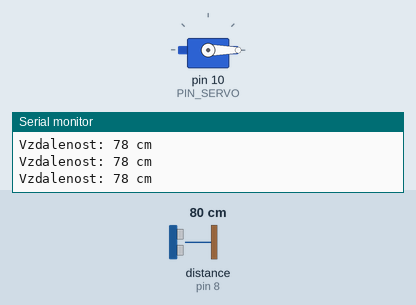
Recording of a sketch running on a simulated Arduino Uno, built with avr-gcc and run on an emulated ATmega328P. Parts: servo, the last lines printed to the serial monitor. Wiring (inferred from the names in the program): ultrasonic range finder: trigger pin 9; echo pin 8. The inputs (shaded band) are chosen by the test bench; at power-on: distance to the obstacle (sensor on pin 8) 80 cm. The echo pulse lasts 58.3 µs per cm.

Above: at 1.2 s.
1.3 s: distance to the obstacle (sensor on pin 8) set to 24 cm
2.8 s: distance to the obstacle (sensor on pin 8) set to 20 cm
At 3.4 s:
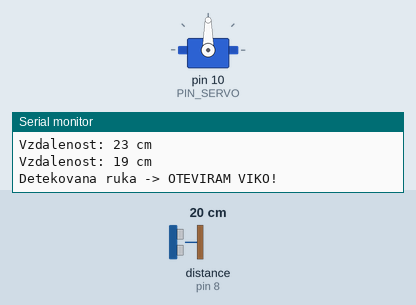
4.3 s: distance to the obstacle (sensor on pin 8) set to 35 cm
At 6.8 s:
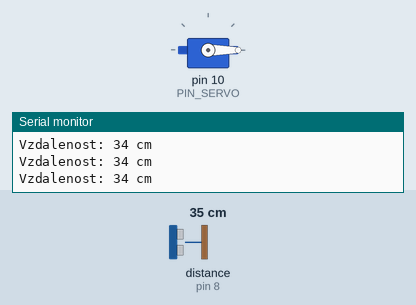
7.3 s: distance to the obstacle (sensor on pin 8) set to 2 cm
At 8.8 s:
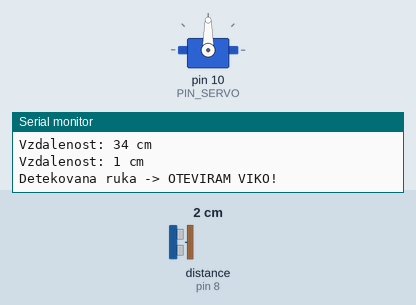
Timing chart, 0 to 9.9 s (numbered marks = the images above; inputs shaded):
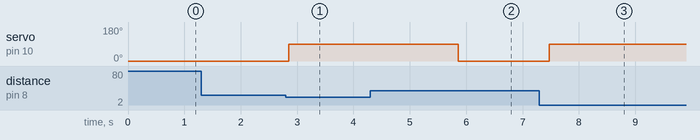

Measured:
- the behaviour switches between 22 and 21 cm on distance to the obstacle (sensor on pin 8) (found by bisection; images 0 and 1)
- after the input at 2.8 s, servo on pin 10 (PIN_SERVO): 0° → 90° after 0.06 s
- after the input at 4.3 s, servo on pin 10 (PIN_SERVO): goes on until 5.9 s, then stays 0°
- after the input at 7.3 s, servo on pin 10 (PIN_SERVO): 0° → 90° after 0.18 s

The sketch:

kod_v2_servo.ino
```cpp
// Verze v2 - Ultrazvukový senzor + Servomotor (základ kódu s pomocí AI - Google Gemini, 2026)
#include <Servo.h>

const int PIN_TRIG = 9;
const int PIN_ECHO = 8;
const int PIN_SERVO = 10;

Servo vikoServo; // Vytvoření objektu pro ovládání serva

void setup() {
  pinMode(PIN_TRIG, OUTPUT);
  pinMode(PIN_ECHO, INPUT);

  vikoServo.attach(PIN_SERVO); // Připojení serva na pin 10
  vikoServo.write(0);          // Výchozí poloha: zavřeno (0 stupňů)

  Serial.begin(9600);
}

void loop() {
  // 1. Změření vzdálenosti
  digitalWrite(PIN_TRIG, LOW);
  delayMicroseconds(2);
  digitalWrite(PIN_TRIG, HIGH);
  delayMicroseconds(10);
  digitalWrite(PIN_TRIG, LOW);

  long trvani = pulseIn(PIN_ECHO, HIGH, 30000);
  long vzdalenost = trvani * 0.034 / 2;

  Serial.print("Vzdalenost: ");
  Serial.print(vzdalenost);
  Serial.println(" cm");

  // 2. Rozhodování: Když je ruka do 20 cm, otevři víko
  if (vzdalenost > 0 && vzdalenost <= 20) {
    Serial.println("Detekovana ruka -> OTEVIRAM VIKO!");
    vikoServo.write(90); // Otočí páčku serva na 90 stupňů
    delay(3000);         // Počká 3 sekundy (3000 ms)
    Serial.println("ZAVIRAM VIKO...");
    vikoServo.write(0);  // Vrátí páčku zpět na 0 stupňů
  }

  delay(200);
}
```
